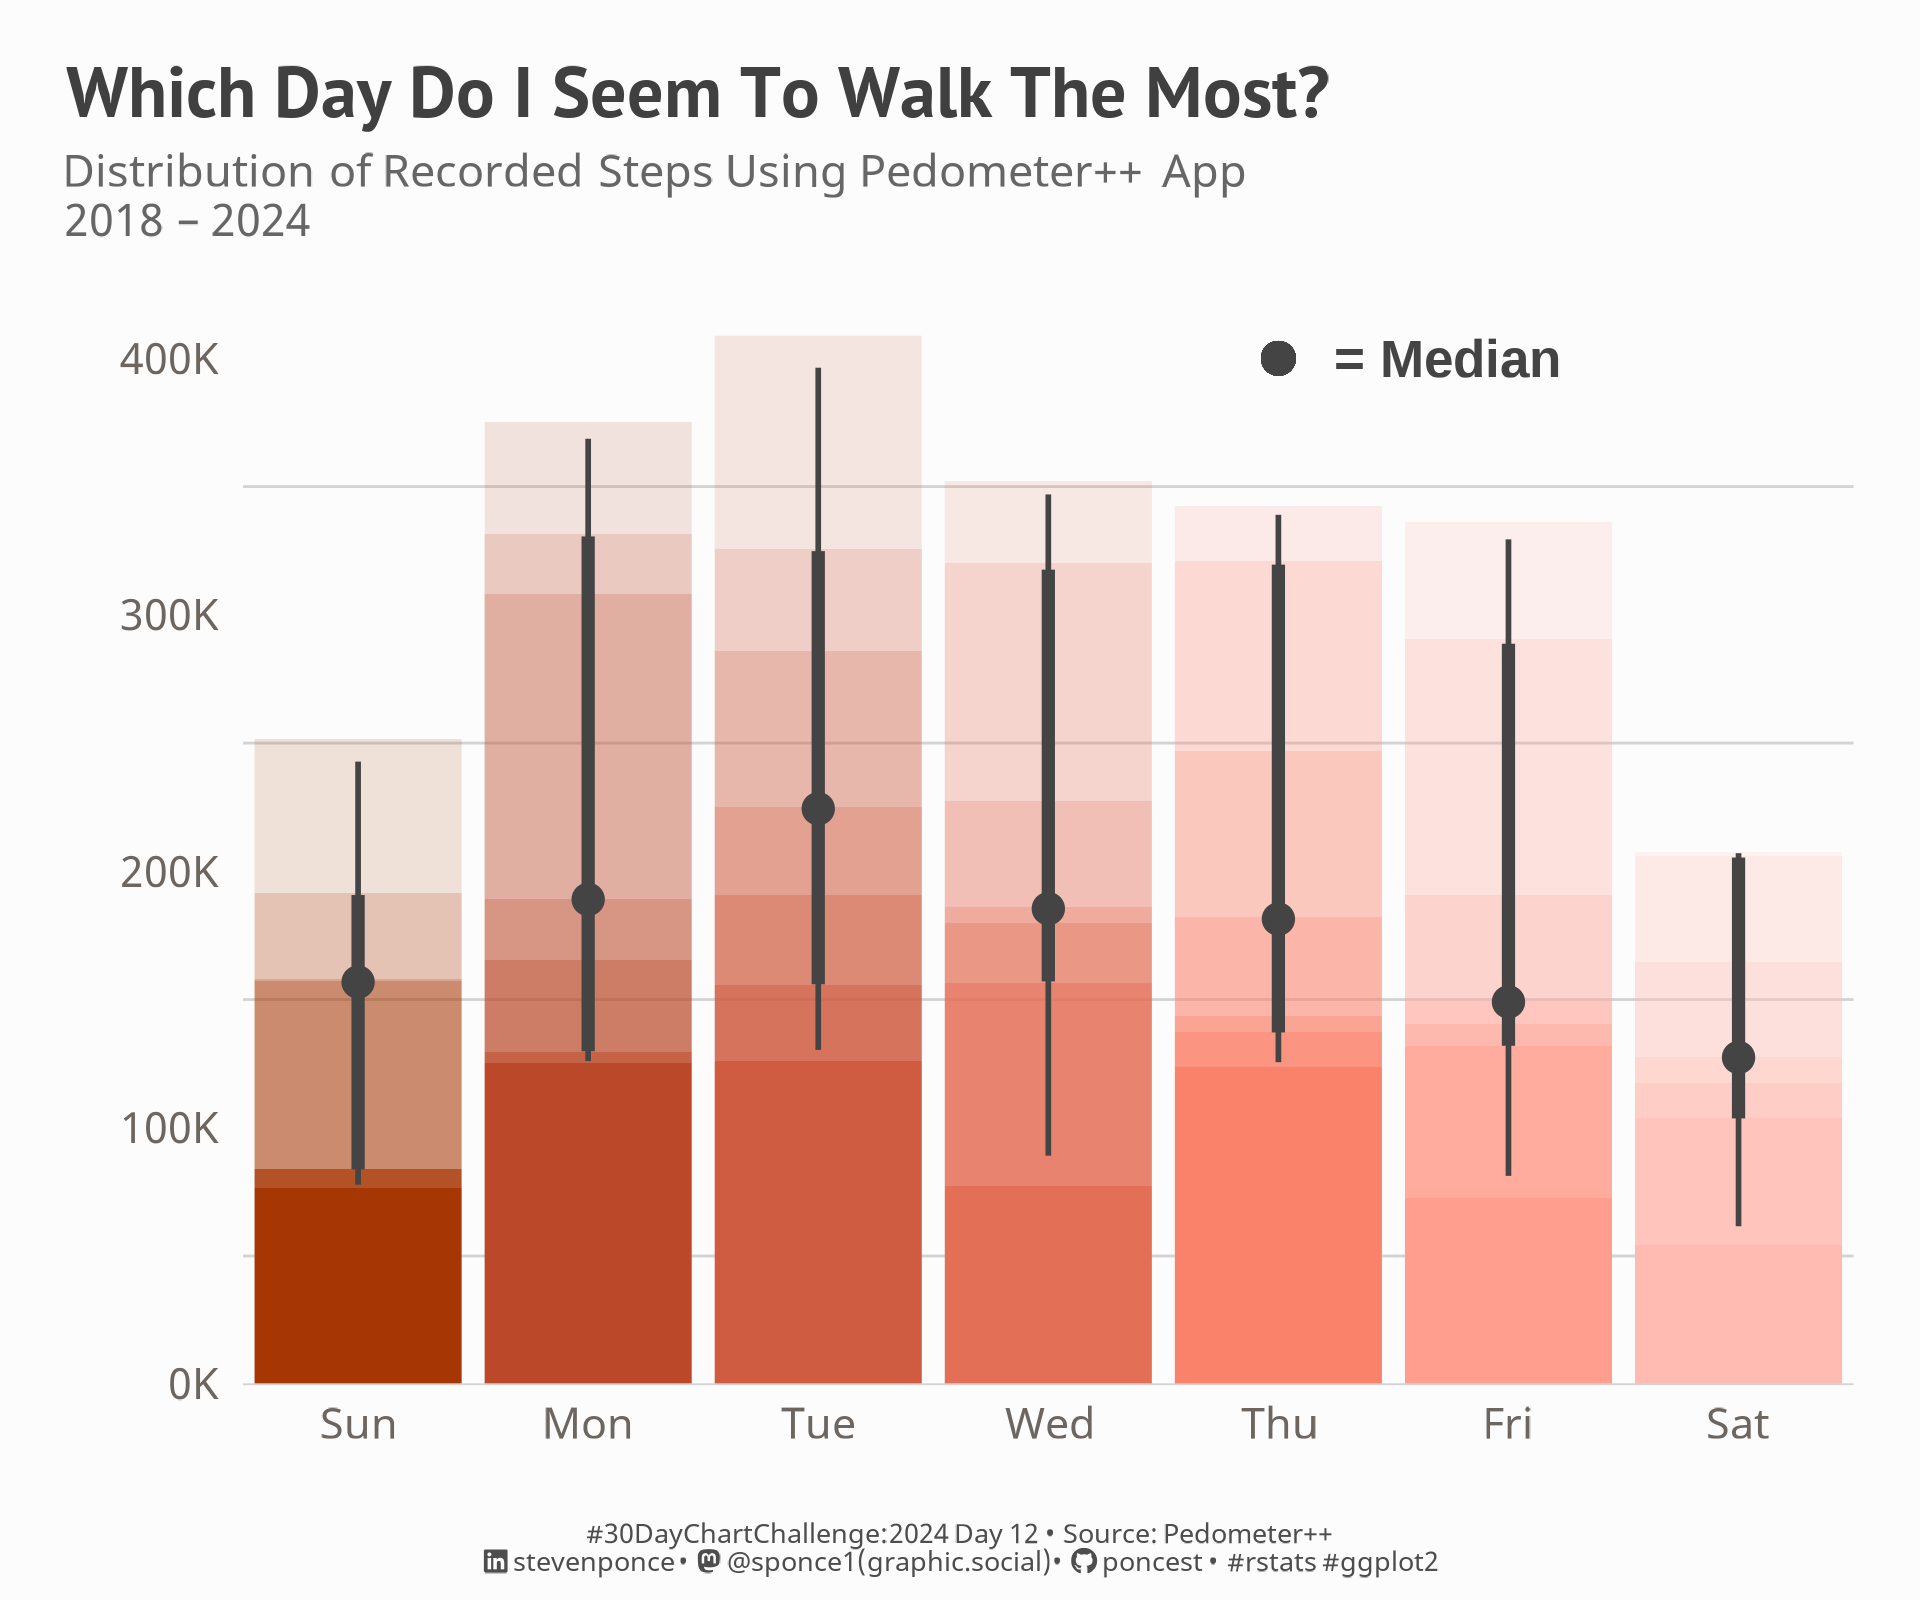

The script that drew this image:

## Challenge: #30DayChartChallenge 2024 day 12
## Topic:     Distributions | Reuters graphics (theme day)
## Author:    Steven Ponce
## Date:      2024-04-12

## Data:      Recorded Steps (2018 - 2024) (via Pedometer++ App)


## 1. LOAD PACKAGES & SETUP ----  
pacman::p_load(
  tidyverse,   # Easily Install and Load the 'Tidyverse'
  ggtext,      # Improved Text Rendering Support for 'ggplot2'
  showtext,    # Using Fonts More Easily in R Graphs
  janitor,     # Simple Tools for Examining and Cleaning Dirty Data
  skimr,       # Compact and Flexible Summaries of Data
  scales,      # Scale Functions for Visualization
  lubridate,   # Make Dealing with Dates a Little Easier
  glue,        # Interpreted String Literals
  MetBrewer,   # Color Palettes Inspired by Works at the Metropolitan Museum of Art
  MoMAColors,  # Color Palettes Inspired by Artwork at the Museum of Modern Art in New York City
  ggdist       # Visualizations of Distributions and Uncertainty
)


### |- figure size ---- 
camcorder::gg_record( 
  dir    = here::here("temp_plots"), 
  device = "png",
  width  = 6,
  height = 5,
  units  = "in",
  dpi    = 320)

### |- resolution ---- 
showtext_opts(dpi = 320, regular.wt = 300, bold.wt = 800)


## 2. READ IN THE DATA ----
steps_data <- read_csv(here::here("2024/data/steps_2028_2024.csv")) |>
  clean_names() |>
  glimpse()


## 3. EXAMINING THE DATA ----
glimpse(steps_data)
skim(steps_data)
colnames(steps_data)


## 4. TIDYDATA ----

### |- tidy ---- 
steps_data_tidy <- steps_data |> 
  rename(distance_mi = distance) |> 
  mutate(
    date  = mdy(date),
    month = month(date),
    day   = day(date),
    year  = year(date),
    wday  = wday(date, label = TRUE, abbr = TRUE,
                 week_start = getOption("lubridate.week.start", 7),
                 locale = Sys.getlocale("LC_TIME"))
  ) |> 
  select(date, day, month, year, everything())


### |- plot data ---- 
plot_data <- steps_data_tidy |> 
  summarise(
    total_steps   = sum(steps),
    total_dist_mi = sum(distance_mi),
    total_floors  = sum(floors_ascended),
    .by = c(wday, year) 
  )


# 5. VISUALIZATION ---- 

### |- plot aesthetics ---- 
bkg_col      <- colorspace::lighten('#fafafa', 0.5)    
title_col    <- "#414040"            
subtitle_col <- "gray40"     
caption_col  <- "gray30"   
text_col     <- colorspace::darken("#83796f" , 0.15)    
col_palette  <- colorspace::lighten(col = '#a63603', seq(0, .7, length.out = 7))

### |-  titles and caption ----
# icons
tt <- str_glue("#30DayChartChallenge: { 2024 } Day { 12 } &bull; Source: Pedometer++<br>")  
li <- str_glue("<span style='font-family:fa6-brands'>&#xf08c;</span>")  
gh <- str_glue("<span style='font-family:fa6-brands'>&#xf09b;</span>")
mn <- str_glue("<span style='font-family:fa6-brands'>&#xf4f6;</span>")

# text
title_text   <- str_glue("Which Day Do I Seem To Walk The Most?") 

subtitle_text <- str_glue("Distribution of Recorded Steps Using Pedometer++ App<br>
                          2018 – 2024")

caption_text <- str_glue("{tt} {li} stevenponce &bull; {mn} @sponce1(graphic.social) &bull; {gh} poncest &bull; #rstats #ggplot2")

### |-  fonts ----
font_add('fa6-brands', 'fonts/6.4.2/Font Awesome 6 Brands-Regular-400.otf')  
font_add_google("PT Sans", regular.wt = 400, family = "title")                 
font_add_google("Noto Sans", regular.wt = 400, family = "subtitle")  
font_add_google("Noto Sans", regular.wt = 400, family = "text")        
font_add_google("Noto Sans", regular.wt = 400,family = "caption")
showtext_auto(enable = TRUE)  

### |-  plot theme ----
theme_set(theme_minimal(base_size = 12, base_family = "text"))

theme_update(
  plot.title.position   = "plot",
  plot.caption.position = "plot",
  legend.position       = "plot",
  plot.margin           = margin(t = 10, r = 15, b = 0, l = 15),
  plot.background       = element_rect(fill = bkg_col, color = bkg_col),
  panel.background      = element_rect(fill = bkg_col, color = bkg_col),
  axis.title.x          = element_text(margin = margin(10, 0, 0, 0), size = rel(.7), color = text_col, family = "text", face = "bold"),
  axis.title.y          = element_text(margin = margin(0, 10, 0, 0), size = rel(.9), color = text_col, family = "text", face = "bold"),
  axis.text             = element_text(size = rel(.8), color = text_col, family = "text"),
  axis.line.x           = element_line(color = "#D3D3D3", linewidth = .2),
  panel.grid.minor.y    = element_line(linetype = "solid", linewidth = 0.3, color = "#D3D3D3"),
  panel.grid.major.y    = element_blank(),
  panel.grid.minor.x    = element_blank(),
  panel.grid.major.x    = element_blank(),
)

  

### |-  final plot ----  

#' Reference: 
#' https://mjskay.github.io/ggdist/
#' https://nightingaledvs.com/choosing-fonts-for-your-data-visualization/


plot_data |>
  ggplot(aes(x = wday, y = total_steps, fill = wday)) +

  # Geoms
  stat_ccdfinterval(aes(slab_alpha = after_stat(f)),
    thickness = 1, position = "dodge", fill_type = "gradient",
    color = "transparent", show.legend = "none"
  ) +
  stat_pointinterval(color = "#444444", show.legend = "none", point_interval = "median_qi") +
  geom_point(data = NULL, aes(x = "Thu", y = 400000), size = 3, color = "#444444") +
  annotate("text",
    x = "Fri", y = 400000, label = "  = Median",
    color = "#444444", size = 4.2, angle = 0, hjust = 0.8, fontface = "bold"
  ) +
  
  # Scales
  scale_x_discrete() +

  scale_y_continuous(
    breaks = seq(0, 408835, by = 100000),
    labels = scales::label_number(suffix = "K", scale = 1 / 1e3),
    limits = c(0, 408835)
  ) +

  scale_fill_manual(values = col_palette) +
  coord_cartesian(expand = FALSE, clip = "off")+
  
  # Labs
  labs(
    x        = element_blank(),
    y        = element_blank(),
    title    = title_text,
    subtitle = subtitle_text,
    caption  = caption_text
  ) +
  
  # Theme
  theme(
    plot.title      = element_text(
      size          = rel(1.35),
      family        = "title",
      face          = "bold",
      color         = title_col,
      lineheight    = 1.1,
      margin        = margin(t = 5, b = 5)
    ),
    plot.subtitle   = element_markdown(
      size          = rel(.85), 
      family        = 'subtitle',
      color         = subtitle_col,
      lineheight    = 1.1, 
      margin        = margin(t = 0, b = 20)
    ),
    plot.caption    = element_markdown(
      size          = rel(.5),
      family        = "caption",
      color         = caption_col,
      lineheight    = 0.65,
      hjust         = 0.5,
      halign        = 0.5,
      margin        = margin(t = 5, b = 5)
    ),
  )


# 6. SESSION INFO ----  
sessioninfo::session_info(include_base = TRUE) 

# ─ Session info ────────────────────────────────────────
# setting  value
# version  R version 4.3.3 (2024-02-29 ucrt)
# os       Windows 10 x64 (build 19045)
# system   x86_64, mingw32
# ui       RStudio
# language (EN)
# collate  English_United States.utf8
# ctype    English_United States.utf8
# tz       America/New_York
# date     2024-04-11
# rstudio  2023.12.1+402 Ocean Storm (desktop)
# pandoc   NA
# 
# ─ Packages ────────────────────────────────────────────
# ! package        * version    date (UTC) lib source
# base           * 4.3.3      2024-02-29 [2] local
# P base64enc        0.1-3      2015-07-28 [?] CRAN (R 4.3.0)
# P bit              4.0.5      2022-11-15 [?] CRAN (R 4.3.0)
# P bit64            4.0.5      2020-08-30 [?] CRAN (R 4.3.0)
# P camcorder        0.1.0      2022-10-03 [?] CRAN (R 4.3.0)
# cli              3.6.2      2023-12-11 [1] CRAN (R 4.3.3)
# P colorspace       2.1-0      2023-01-23 [?] CRAN (R 4.3.0)
# P commonmark       1.9.0      2023-03-17 [?] CRAN (R 4.3.0)
# P compiler         4.3.3      2024-02-29 [?] local
# cowplot          1.1.3      2024-01-22 [1] CRAN (R 4.3.3)
# P crayon           1.5.2      2022-09-29 [?] CRAN (R 4.3.0)
# P curl             5.2.0      2023-12-08 [?] RSPM (R 4.3.0)
# P datasets       * 4.3.3      2024-02-29 [?] local
# P digest           0.6.33     2023-07-07 [?] CRAN (R 4.3.1)
# P distributional   0.4.0      2024-02-07 [?] CRAN (R 4.3.3)
# P dplyr          * 1.1.4      2023-11-17 [?] RSPM (R 4.3.0)
# P fansi            1.0.6      2023-12-08 [?] RSPM (R 4.3.0)
# P farver           2.1.1      2022-07-06 [?] CRAN (R 4.3.0)
# P fastmap          1.1.1      2023-02-24 [?] CRAN (R 4.3.0)
# P forcats        * 1.0.0      2023-01-29 [?] CRAN (R 4.3.0)
# P generics         0.1.3      2022-07-05 [?] CRAN (R 4.3.0)
# P ggdist         * 3.3.2      2024-03-05 [?] CRAN (R 4.3.3)
# P ggplot2        * 3.5.0      2024-02-23 [?] CRAN (R 4.3.2)
# ggstream         0.1.0      2021-05-06 [1] CRAN (R 4.3.3)
# P ggtext         * 0.1.2      2022-09-16 [?] CRAN (R 4.3.0)
# P gifski           1.12.0-2   2023-08-12 [?] CRAN (R 4.3.1)
# P glue           * 1.7.0      2024-01-09 [?] CRAN (R 4.3.2)
# P graphics       * 4.3.3      2024-02-29 [?] local
# P grDevices      * 4.3.3      2024-02-29 [?] local
# P grid             4.3.3      2024-02-29 [?] local
# P gridtext         0.1.5      2022-09-16 [?] CRAN (R 4.3.0)
# P gtable           0.3.4      2023-08-21 [?] CRAN (R 4.3.1)
# P here             1.0.1      2020-12-13 [?] CRAN (R 4.3.0)
# P hms              1.1.3      2023-03-21 [?] CRAN (R 4.3.0)
# P htmltools        0.5.7      2023-11-03 [?] RSPM (R 4.3.0)
# P janitor        * 2.2.0      2023-02-02 [?] CRAN (R 4.3.0)
# P jsonlite         1.8.8      2023-12-04 [?] RSPM (R 4.3.0)
# P knitr            1.45       2023-10-30 [?] RSPM (R 4.3.0)
# P labeling         0.4.3      2023-08-29 [?] CRAN (R 4.3.1)
# P lifecycle        1.0.4      2023-11-07 [?] CRAN (R 4.3.2)
# P lubridate      * 1.9.3      2023-09-27 [?] RSPM (R 4.3.0)
# P magick           2.8.3      2024-02-18 [?] CRAN (R 4.3.3)
# P magrittr         2.0.3      2022-03-30 [?] CRAN (R 4.3.0)
# P markdown         1.12       2023-12-06 [?] CRAN (R 4.3.2)
# P MetBrewer      * 0.2.0      2022-03-21 [?] CRAN (R 4.3.1)
# P methods        * 4.3.3      2024-02-29 [?] local
# MoMAColors     * 0.0.0.9000 2024-03-31 [1] Github (BlakeRMills/MoMAColors@6f5d75d)
# P munsell          0.5.0      2018-06-12 [?] CRAN (R 4.3.0)
# P pacman           0.5.1      2019-03-11 [?] CRAN (R 4.3.0)
# P parallel         4.3.3      2024-02-29 [?] local
# P pillar           1.9.0      2023-03-22 [?] CRAN (R 4.3.0)
# P pkgconfig        2.0.3      2019-09-22 [?] CRAN (R 4.3.0)
# P purrr          * 1.0.2      2023-08-10 [?] CRAN (R 4.3.1)
# P R.cache          0.16.0     2022-07-21 [?] CRAN (R 4.3.2)
# P R.methodsS3      1.8.2      2022-06-13 [?] CRAN (R 4.3.1)
# P R.oo             1.26.0     2024-01-24 [?] CRAN (R 4.3.2)
# P R.utils          2.12.3     2023-11-18 [?] CRAN (R 4.3.2)
# P R6               2.5.1      2021-08-19 [?] CRAN (R 4.3.0)
# P ragg             1.2.7      2023-12-11 [?] RSPM (R 4.3.0)
# Rcpp             1.0.12     2024-01-09 [1] CRAN (R 4.3.3)
# P readr          * 2.1.5      2024-01-10 [?] CRAN (R 4.3.2)
# renv             1.0.5      2024-02-29 [1] CRAN (R 4.3.3)
# P repr             1.1.6      2023-01-26 [?] CRAN (R 4.3.0)
# P rlang            1.1.3      2024-01-10 [?] CRAN (R 4.3.2)
# P rprojroot        2.0.4      2023-11-05 [?] RSPM (R 4.3.0)
# P rstudioapi       0.15.0     2023-07-07 [?] CRAN (R 4.3.1)
# P rsvg             2.6.0      2023-10-08 [?] RSPM (R 4.3.0)
# P scales         * 1.3.0      2023-11-28 [?] CRAN (R 4.3.2)
# P sessioninfo      1.2.2      2021-12-06 [?] CRAN (R 4.3.0)
# P showtext       * 0.9-7      2024-03-02 [?] CRAN (R 4.3.3)
# P showtextdb     * 3.0        2020-06-04 [?] CRAN (R 4.3.0)
# P skimr          * 2.1.5      2022-12-23 [?] CRAN (R 4.3.0)
# P snakecase        0.11.1     2023-08-27 [?] CRAN (R 4.3.1)
# P stats          * 4.3.3      2024-02-29 [?] local
# P stringi          1.8.3      2023-12-11 [?] RSPM (R 4.3.0)
# P stringr        * 1.5.1      2023-11-14 [?] RSPM (R 4.3.0)
# P styler           1.10.2     2023-08-29 [?] CRAN (R 4.3.2)
# P svglite          2.1.1      2023-01-10 [?] CRAN (R 4.3.0)
# P sysfonts       * 0.8.9      2024-03-02 [?] CRAN (R 4.3.3)
# P systemfonts      1.0.5      2023-10-09 [?] RSPM (R 4.3.0)
# P textshaping      0.3.6      2021-10-13 [?] CRAN (R 4.3.0)
# P tibble         * 3.2.1      2023-03-20 [?] CRAN (R 4.3.0)
# P tidyr          * 1.3.1      2024-01-24 [?] CRAN (R 4.3.2)
# tidyselect       1.2.1      2024-03-11 [1] CRAN (R 4.3.3)
# P tidyverse      * 2.0.0      2023-02-22 [?] CRAN (R 4.3.0)
# P timechange       0.2.0      2023-01-11 [?] CRAN (R 4.3.0)
# P tools            4.3.3      2024-02-29 [?] local
# P tzdb             0.4.0      2023-05-12 [?] CRAN (R 4.3.0)
# P utf8             1.2.4      2023-10-22 [?] CRAN (R 4.3.2)
# P utils          * 4.3.3      2024-02-29 [?] local
# P vctrs            0.6.5      2023-12-01 [?] CRAN (R 4.3.2)
# P vroom            1.6.5      2023-12-05 [?] RSPM (R 4.3.0)
# P withr            3.0.0      2024-01-16 [?] CRAN (R 4.3.2)
# P xfun             0.41       2023-11-01 [?] CRAN (R 4.3.2)
# P xml2             1.3.6      2023-12-04 [?] RSPM (R 4.3.0)
# 
# [1] C:/Users/poncest/OneDrive - Bristol Myers Squibb/RStudio/_CHALLENGES/30DayChartChallenge/renv/library/R-4.3/x86_64-w64-mingw32
# [2] C:/Users/poncest/AppData/Local/R/cache/R/renv/sandbox/R-4.3/x86_64-w64-mingw32/07866f9d
# 
# P ── Loaded and on-disk path mismatch.
# 
# ───────────────────────────────────────────────────────
# > 
